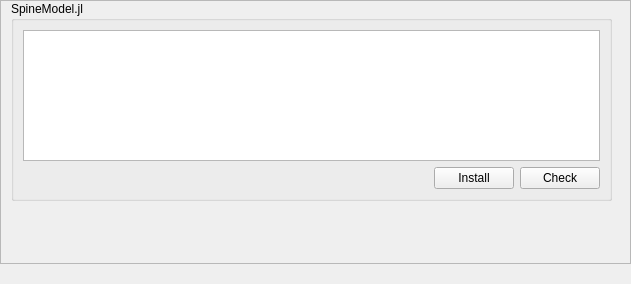
<?xml version="1.0" encoding="UTF-8"?>
<!--
######################################################################################################################
# Copyright (C) 2017 - 2018 Spine project consortium
# This file is part of Spine Toolbox.
# Spine Toolbox is free software: you can redistribute it and/or modify it under the terms of the GNU Lesser General
# Public License as published by the Free Software Foundation, either version 3 of the License, or (at your option)
# any later version. This program is distributed in the hope that it will be useful, but WITHOUT ANY WARRANTY;
# without even the implied warranty of MERCHANTABILITY or FITNESS FOR A PARTICULAR PURPOSE. See the GNU Lesser General
# Public License for more details. You should have received a copy of the GNU Lesser General Public License along with
# this program. If not, see <http://www.gnu.org/licenses/>.
######################################################################################################################
-->
<ui version="4.0">
 <class>PackagesForm</class>
 <widget class="QWidget" name="PackagesForm">
  <property name="windowModality">
   <enum>Qt::ApplicationModal</enum>
  </property>
  <property name="geometry">
   <rect>
    <x>0</x>
    <y>0</y>
    <width>631</width>
    <height>284</height>
   </rect>
  </property>
  <property name="sizePolicy">
   <sizepolicy hsizetype="Fixed" vsizetype="Fixed">
    <horstretch>0</horstretch>
    <verstretch>0</verstretch>
   </sizepolicy>
  </property>
  <property name="minimumSize">
   <size>
    <width>0</width>
    <height>0</height>
   </size>
  </property>
  <property name="maximumSize">
   <size>
    <width>16777215</width>
    <height>16777215</height>
   </size>
  </property>
  <property name="mouseTracking">
   <bool>false</bool>
  </property>
  <property name="focusPolicy">
   <enum>Qt::StrongFocus</enum>
  </property>
  <property name="contextMenuPolicy">
   <enum>Qt::NoContextMenu</enum>
  </property>
  <property name="windowTitle">
   <string>Packages</string>
  </property>
  <property name="autoFillBackground">
   <bool>false</bool>
  </property>
  <layout class="QVBoxLayout" name="verticalLayout">
   <property name="spacing">
    <number>0</number>
   </property>
   <property name="leftMargin">
    <number>0</number>
   </property>
   <property name="topMargin">
    <number>0</number>
   </property>
   <property name="rightMargin">
    <number>0</number>
   </property>
   <property name="bottomMargin">
    <number>0</number>
   </property>
   <item>
    <layout class="QVBoxLayout" name="verticalLayout_3">
     <item>
      <widget class="QScrollArea" name="scrollArea">
       <property name="widgetResizable">
        <bool>true</bool>
       </property>
       <property name="alignment">
        <set>Qt::AlignLeading|Qt::AlignLeft|Qt::AlignTop</set>
       </property>
       <widget class="QWidget" name="scrollAreaWidgetContents">
        <property name="geometry">
         <rect>
          <x>0</x>
          <y>0</y>
          <width>627</width>
          <height>258</height>
         </rect>
        </property>
        <widget class="QGroupBox" name="groupBox_general">
         <property name="geometry">
          <rect>
           <x>10</x>
           <y>0</y>
           <width>601</width>
           <height>200</height>
          </rect>
         </property>
         <property name="sizePolicy">
          <sizepolicy hsizetype="Expanding" vsizetype="Expanding">
           <horstretch>0</horstretch>
           <verstretch>0</verstretch>
          </sizepolicy>
         </property>
         <property name="minimumSize">
          <size>
           <width>0</width>
           <height>0</height>
          </size>
         </property>
         <property name="maximumSize">
          <size>
           <width>16777215</width>
           <height>200</height>
          </size>
         </property>
         <property name="autoFillBackground">
          <bool>false</bool>
         </property>
         <property name="title">
          <string>SpineModel.jl</string>
         </property>
         <property name="flat">
          <bool>false</bool>
         </property>
         <layout class="QVBoxLayout" name="verticalLayout_6">
          <property name="spacing">
           <number>6</number>
          </property>
          <item>
           <widget class="QTextBrowser" name="textBrowser_spine_model"/>
          </item>
          <item>
           <layout class="QHBoxLayout" name="horizontalLayout_2">
            <item>
             <spacer name="horizontalSpacer">
              <property name="orientation">
               <enum>Qt::Horizontal</enum>
              </property>
              <property name="sizeHint" stdset="0">
               <size>
                <width>40</width>
                <height>20</height>
               </size>
              </property>
             </spacer>
            </item>
            <item>
             <widget class="QPushButton" name="pushButton_spine_model_install">
              <property name="maximumSize">
               <size>
                <width>16777215</width>
                <height>23</height>
               </size>
              </property>
              <property name="text">
               <string>Install</string>
              </property>
             </widget>
            </item>
            <item>
             <widget class="QPushButton" name="pushButton_spine_model_check">
              <property name="maximumSize">
               <size>
                <width>16777215</width>
                <height>23</height>
               </size>
              </property>
              <property name="text">
               <string>Check</string>
              </property>
             </widget>
            </item>
           </layout>
          </item>
         </layout>
        </widget>
       </widget>
      </widget>
     </item>
    </layout>
   </item>
   <item>
    <layout class="QHBoxLayout" name="horizontalLayout_statusbar_placeholder">
     <property name="spacing">
      <number>0</number>
     </property>
     <property name="leftMargin">
      <number>0</number>
     </property>
     <property name="topMargin">
      <number>0</number>
     </property>
     <property name="rightMargin">
      <number>0</number>
     </property>
     <property name="bottomMargin">
      <number>0</number>
     </property>
     <item>
      <widget class="QWidget" name="widget_invisible_dummy" native="true">
       <property name="minimumSize">
        <size>
         <width>0</width>
         <height>20</height>
        </size>
       </property>
       <property name="maximumSize">
        <size>
         <width>0</width>
         <height>20</height>
        </size>
       </property>
      </widget>
     </item>
    </layout>
   </item>
  </layout>
 </widget>
 <resources/>
 <connections/>
</ui>
